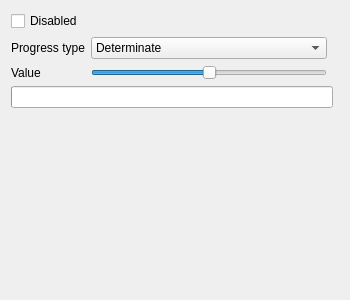
<?xml version="1.0" encoding="UTF-8"?>
<ui version="4.0">
 <class>ProgressSettings</class>
 <widget class="QWidget" name="ProgressSettings">
  <property name="geometry">
   <rect>
    <x>0</x>
    <y>0</y>
    <width>350</width>
    <height>300</height>
   </rect>
  </property>
  <property name="windowTitle">
   <string>Form</string>
  </property>
  <layout class="QGridLayout" name="gridLayout">
   <item row="1" column="1">
    <widget class="QComboBox" name="cbxProgressType">
     <property name="sizePolicy">
      <sizepolicy hsizetype="Expanding" vsizetype="Fixed">
       <horstretch>0</horstretch>
       <verstretch>0</verstretch>
      </sizepolicy>
     </property>
     <item>
      <property name="text">
       <string>Determinate</string>
      </property>
     </item>
     <item>
      <property name="text">
       <string>Indeterminate</string>
      </property>
     </item>
    </widget>
   </item>
   <item row="2" column="1">
    <widget class="QSlider" name="sldValue">
     <property name="maximum">
      <number>100</number>
     </property>
     <property name="value">
      <number>50</number>
     </property>
     <property name="orientation">
      <enum>Qt::Horizontal</enum>
     </property>
    </widget>
   </item>
   <item row="2" column="0">
    <widget class="QLabel" name="lblValue">
     <property name="text">
      <string>Value</string>
     </property>
    </widget>
   </item>
   <item row="4" column="0" colspan="4">
    <spacer name="vspBottom">
     <property name="orientation">
      <enum>Qt::Vertical</enum>
     </property>
     <property name="sizeHint" stdset="0">
      <size>
       <width>20</width>
       <height>40</height>
      </size>
     </property>
    </spacer>
   </item>
   <item row="1" column="0">
    <widget class="QLabel" name="lblProgressType">
     <property name="text">
      <string>Progress type</string>
     </property>
    </widget>
   </item>
   <item row="0" column="0">
    <widget class="QCheckBox" name="chkDisabled">
     <property name="text">
      <string>Disabled</string>
     </property>
    </widget>
   </item>
   <item row="3" column="0" colspan="3">
    <widget class="MaterialProgress" name="progress">
     <property name="progressType">
      <enum>Material::DeterminateProgress</enum>
     </property>
    </widget>
   </item>
  </layout>
 </widget>
 <customwidgets>
  <customwidget>
   <class>MaterialProgress</class>
   <extends>QProgressBar</extends>
   <header location="global">QtMaterialWidgets/progress.hpp</header>
  </customwidget>
 </customwidgets>
 <resources/>
 <connections/>
</ui>
